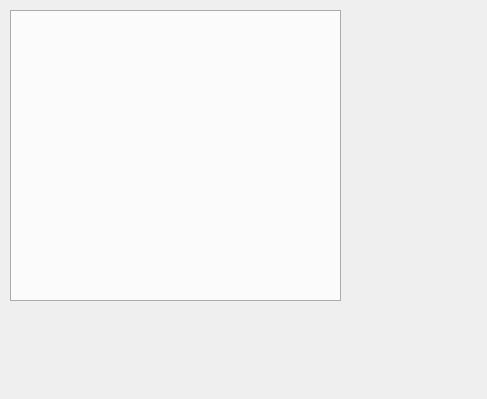
<?xml version="1.0" encoding="UTF-8"?>
<ui version="4.0">
 <class>WidgetRD</class>
 <widget class="QWidget" name="WidgetRD">
  <property name="geometry">
   <rect>
    <x>0</x>
    <y>0</y>
    <width>487</width>
    <height>399</height>
   </rect>
  </property>
  <property name="windowTitle">
   <string>Form</string>
  </property>
  <property name="styleSheet">
   <string notr="true"/>
  </property>
  <widget class="QWidget" name="verticalLayoutWidget">
   <property name="geometry">
    <rect>
     <x>10</x>
     <y>10</y>
     <width>331</width>
     <height>291</height>
    </rect>
   </property>
   <layout class="QVBoxLayout" name="verticalLayout">
    <item>
     <widget class="QTabWidget" name="tabWidget">
      <property name="sizePolicy">
       <sizepolicy hsizetype="Preferred" vsizetype="Preferred">
        <horstretch>0</horstretch>
        <verstretch>0</verstretch>
       </sizepolicy>
      </property>
      <property name="styleSheet">
       <string notr="true"/>
      </property>
      <property name="tabPosition">
       <enum>QTabWidget::South</enum>
      </property>
      <property name="currentIndex">
       <number>-1</number>
      </property>
     </widget>
    </item>
   </layout>
  </widget>
 </widget>
 <resources/>
 <connections/>
</ui>
